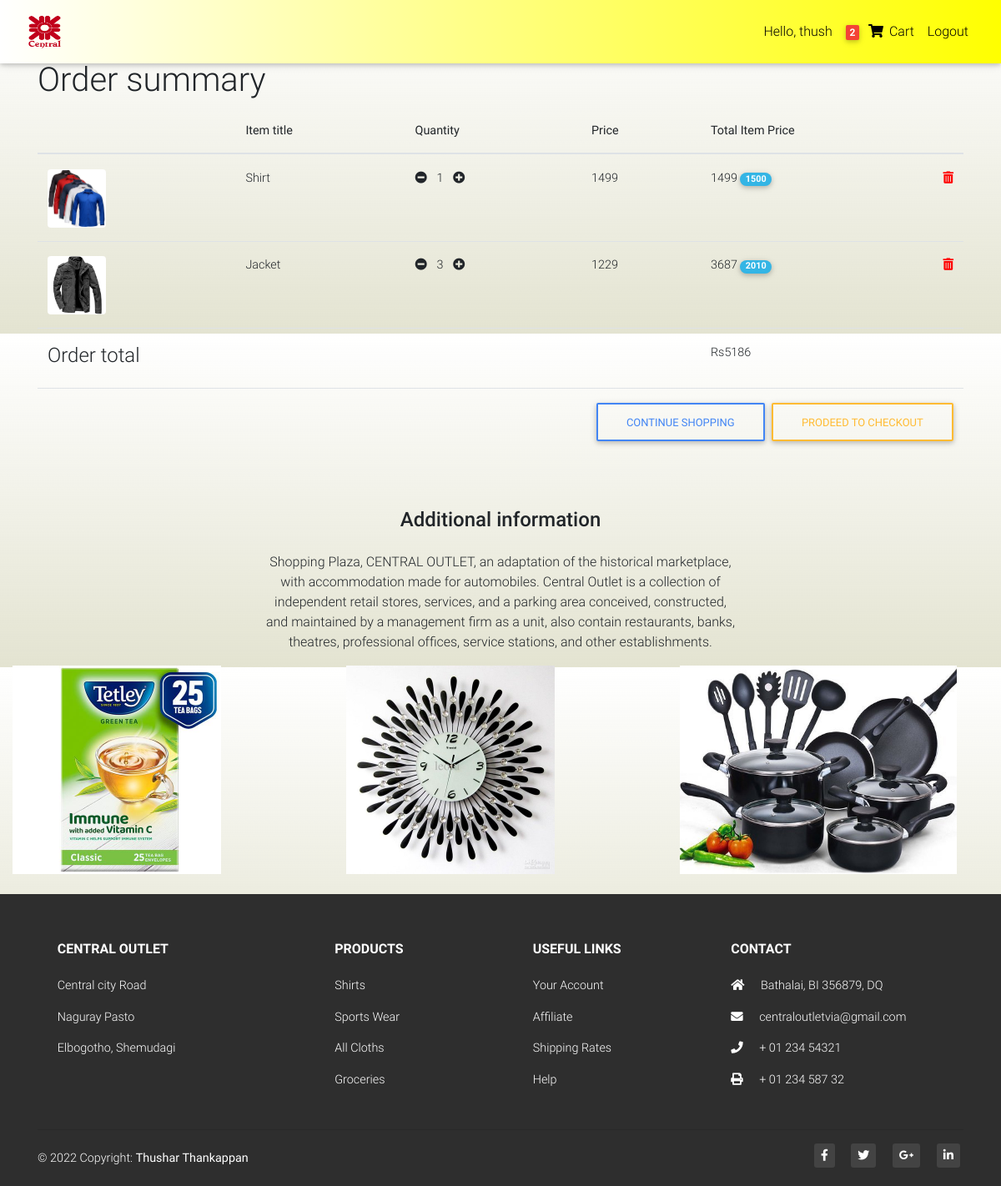
Page /order-summary/ (signed in) on the committed database.
### buyapp/models.py (models this page shows, shortened)
class Order(models.Model):
    user = models.ForeignKey(User, on_delete=models.CASCADE)
    items = models.ManyToManyField(OrderItem)
    address = models.ForeignKey(
        "Address", on_delete=models.SET_NULL, blank=True, null=True)
    payment = models.ForeignKey(
        "Payment", on_delete=models.SET_NULL, blank=True, null=True)
    coupon = models.ForeignKey(
        "Coupon", on_delete=models.SET_NULL, blank=True, null=True)
    ordered = models.BooleanField(default=False)
    start_date = models.DateTimeField(auto_now_add=True)
    ordered_date = models.DateTimeField()
    def get_total(self):
        total = 0
        for order_item in self.items.all():
            total += order_item.get_final_price()
        if self.coupon:
            total -= self.coupon.amount
        return total

class OrderItem(models.Model):
    user = models.ForeignKey(User, on_delete=models.CASCADE)
    item = models.ForeignKey(Item, on_delete=models.CASCADE)
    ordered = models.BooleanField(default=False)
    quantity = models.IntegerField(default=1)
    def get_total_item_price(self):
        return self.quantity * self.item.price
    def get_amount_saved(self):
        return self.get_total_item_price() - self.get_final_price()
    def get_total_item_discount_price(self):
        return self.quantity * self.item.discount_price
    def get_final_price(self):
        if self.item.discount_price:
            return self.get_total_item_discount_price()
        return self.get_total_item_price()

class Item(models.Model):
    title = models.CharField(max_length=200)
    price = models.IntegerField()
    discount_price = models.IntegerField(blank=True, null=True)
    slug = models.SlugField()
    status = models.CharField(max_length=200)
    category = models.CharField(choices=CATEGORY_CHOICES, max_length=2)
    label = models.CharField(choices=LABEL_CHOICES, max_length=2)
    description = models.TextField()
    image = models.ImageField(default='default.jpg', upload_to='productImages')
    def get_add_to_cart_url(self):
        return reverse('add_to_cart', kwargs={'slug': self.slug})
    def get_remove_from_cart_url(self):
        return reverse('remove_from_cart', kwargs={'slug': self.slug})
    def get_remove_single_from_cart_url(self):
        return reverse('remove_single_from_cart', kwargs={'slug': self.slug})

### buyapp/views.py (the view)
# urls.py: path('order-summary/', OrderSummaryView.as_view(), name='order_summary'),
class OrderSummaryView(LoginRequiredMixin, View):
    def get(self, *args, **kwargs):
        try:
            order = Order.objects.get(user=self.request.user, ordered=False)
            context = {
                'order': order
            }
            return render(self.request, 'order_summary.html', context)
        except ObjectDoesNotExist:
            messages.success(self.request, "You dont have an active order")
            return redirect('home')

### buyapp/templatetags/cart_template_tags.py (called while the page is built)
@register.filter
def cart_item_count(user):
    if user.is_authenticated:
        qs = Order.objects.filter(user=user, ordered=False)
        if qs.exists():
            order = qs[0]
            return order.items.count()
    return 0

### templates/order_summary.html (shortened to what this page needs)
{% extends "base.html" %}
{% load static %}
{% block content %}
<main class="mt-5 pt-4">
  <div class="container">
    <section class="mb-4">
      {% if order.items.all %}
      <h1>Order summary</h1>
      <div class="table-responsive text-nowrap">
        <table class="table">
          <thead>
            <tr>
              <th scope="col"></th>
              <th scope="col">Item title</th>
              <th scope="col">Quantity</th>
              <th scope="col">Price</th>
              <th scope="col">Total Item Price</th>
            </tr>
          </thead>
          <tbody>
            {% for order_item in order.items.all %}
              <tr>
              <th scope="row">
                <img src="{{order_item.item.image.url}}" class="rounded small-img" alt="">
              </th>
              <td>{{order_item.item.title}}</td>
              <td>
                <a href="{{order_item.item.get_remove_single_from_cart_url}}">
                  <i class="fas fa-minus-circle mr-2"></i>
                </a>
                {{order_item.quantity}}
                 <a href="{{order_item.item.get_add_to_cart_url}}">
                  <i class="fas fa-plus-circle ml-2"></i>
                </a>
              </td>
              {% if order_item.item.discount_price %}
                <td>{{order_item.item.discount_price}}</td>
              {% else %}
                <td>{{order_item.item.price}}</td>
              {% endif %}
              <td>{{order_item.get_final_price}}
                {% if order_item.item.discount_price %}
                  <span class="badge badge-pill badge-info">{{order_item.get_amount_saved}}</span>
                {% endif %}
                <a href="{{order_item.item.get_remove_from_cart_url}}">
                  <span style="color: red;" class="float-right">
                    <i class="fas fa-trash-alt"></i>
                  </span>
                </a>
              </td>
            </tr>
            {% empty %}
              <tr>
                <td colspan="5">
                  <a href="{% url 'home' %}" class="btn btn-outline-primary float-right">Continue Shopping</a>
                </td>
              </tr>
            {% endfor %}
            {% if order.get_total %}
              <tr>
                <td colspan="4">
                  <h4>Order total</h4>
                </td>
                <td colspan="1">
                  Rs{{order.get_total}}
                </td>
              </tr>
              <tr>
                <td colspan="5">
                  <a href="{% url 'checkout' %}" class="btn btn-outline-warning float-right ml-2">Prodeed to checkout</a>
                  <a href="{% url 'home' %}" class="btn btn-outline-primary float-right">Continue Shopping</a>
                </td>
              </tr>
            {% endif %}
          </tbody>
        </table>
        {% else %}
        <h4 class="mt-5 pt-4">No items in your cart</h4>
        <a href="{% url 'home' %}" class="btn btn-outline-primary">Continue Shopping</a>
        {% endif %}
      </div>
    </section>
  </div>
</main>
<div class="container-fluid mx-auto">
  <div class="row d-flex justify-content-center wow fadeIn">
    <div class="col-md-6 text-center">
      <h4 class="my-4 h4">Additional information</h4>
      <p>
        Shopping Plaza, CENTRAL OUTLET, an adaptation of the historical marketplace, with accommodation made for automobiles. Central Outlet is a collection of independent retail stores, services, and a parking area conceived, constructed, and maintained by a management firm as a unit, also contain restaurants, banks, theatres, professional offices, service stations, and other establishments.
      </p>
    </div>
  </div>
  <div class="row wow fadeIn">
    <div class="col-lg-4 col-md-12 mb-4">
      <img src="{% static 'images/static/images/gt1.jpg' %}" style="height: 250px;" class="img-fluid" alt="">
    </div>
    <div class="col-lg-4 col-md-6 mb-4">
      <img src="{% static 'images/static/images/clock2.jpg' %}" style="height: 250px;" class="img-fluid" alt="">
    </div>
    <div class="col-lg-4 col-md-6 mb-4">
      <img src="{% static 'images/static/images/cookware1.jpg' %}" style="height: 250px;" class="img-fluid" alt="">
    </div>
  </div>
</div>
{% endblock content %}

### templates/base.html (shortened to what this page needs)
{% load static %}
{% load cart_template_tags %}
<!DOCTYPE html>
<html lang="en">
<head>
  <link rel="stylesheet" href="https://use.fontawesome.com/releases/v5.11.2/css/all.css">
  <link href="{% static 'css/bootstrap.min.css' %}" rel="stylesheet">
  <link href="{% static 'css/mdb.min.css' %}" rel="stylesheet">
  <link href="{% static 'css/style.min.css' %}" rel="stylesheet">
</head>
<body>
<nav class="navbar fixed-top navbar-expand-lg navbar-light white scrolling-navbar" style="background-image: linear-gradient(to right, white , yellow)">
  <div class="container-fluid">
      <a class="navbar-brand waves-effect" href="{% url 'home' %}">
        <img class="ml-0 pl-0" style="height: 42px;width: 45px;" src="{% static 'Central_logo.png' %}" alt="Logo">
      </a>
      <div class="collapse navbar-collapse" id="navbarSupportedContent">
      <ul class="navbar-nav nav-flex-icons">
        {% if request.user.is_authenticated %}
          <li class="nav-item">
            <a class="nav-link waves-effect" href="#">Hello, {{request.user.username}}
            </a>
          </li>
          <li class="nav-item">
          <a href="{% url 'order_summary' %}" class="nav-link waves-effect">
              <span class="badge red z-depth-1 mr-1">{{request.user|cart_item_count}}</span>
              <i class="fas fa-shopping-cart"></i>
              <span class="clearfix d-none d-sm-inline-block"> Cart </span>
          </a>
          </li>
          <li class="nav-item">
            <a class="nav-link waves-effect" href="{% url 'account_logout' %}">Logout
            </a>
          </li>
        {% endif %}
      </ul>
      </div>
  </div>
</nav>
{% block content %}
{% endblock content %}
<footer class="page-footer font-small elegant-color pt-4">
  <div class="container text-center text-md-left">
    <div class="row text-center text-md-left mt-3 pb-3">
      <div class="col-md-3 col-lg-3 col-xl-3 mx-auto mt-3">
        <h6 class="text-uppercase mb-4 font-weight-bold">Central Outlet</h6>
        <p>Central city Road</p>
        <p>Naguray Pasto</p>
        <p>Elbogotho, Shemudagi</p>
      </div>
      <div class="col-md-2 col-lg-2 col-xl-2 mx-auto mt-3">
        <h6 class="text-uppercase mb-4 font-weight-bold">Products</h6>
        <p>
          <a href="#!">Shirts</a>
        </p>
        <p>
          <a href="#!">Sports Wear</a>
        </p>
        <p>
          <a href="#!">All Cloths</a>
        </p>
        <p>
          <a href="#!">Groceries</a>
        </p>
      </div>
      <div class="col-md-3 col-lg-2 col-xl-2 mx-auto mt-3">
        <h6 class="text-uppercase mb-4 font-weight-bold">Useful links</h6>
        <p>
          <a href="#!">Your Account</a>
        </p>
        <p>
          <a href="#!">Affiliate</a>
        </p>
        <p>
          <a href="#!">Shipping Rates</a>
        </p>
        <p>
          <a href="#!">Help</a>
        </p>
      </div>
      <div class="col-md-4 col-lg-3 col-xl-3 mx-auto mt-3">
        <h6 class="text-uppercase mb-4 font-weight-bold">Contact</h6>
        <p>
          <i class="fas fa-home mr-3"></i> Bathalai, BI 356879, DQ</p>
        <p>
          <i class="fas fa-envelope mr-3"></i> centraloutletvia@gmail.com</p>
        <p>
          <i class="fas fa-phone mr-3"></i> + 01 234 54321</p>
        <p>
          <i class="fas fa-print mr-3"></i> + 01 234 587 32</p>
      </div>
    </div>
    <hr>
    <div class="row d-flex align-items-center">
      <div class="col-md-7 col-lg-8">
        <p class="text-center text-md-left">© 2022 Copyright:
          <a href="https://mdbootstrap.com/">
            <strong> Thushar Thankappan</strong>
          </a>
        </p>
      </div>
      <div class="col-md-5 col-lg-4 ml-lg-0">
        <div class="text-center text-md-right">
          <ul class="list-unstyled list-inline">
            <li class="list-inline-item">
              <a class="btn-floating btn-sm rgba-white-slight mx-1">
                <i class="fab fa-facebook-f"></i>
              </a>
            </li>
            <li class="list-inline-item">
              <a class="btn-floating btn-sm rgba-white-slight mx-1">
                <i class="fab fa-twitter"></i>
              </a>
            </li>
            <li class="list-inline-item">
              <a class="btn-floating btn-sm rgba-white-slight mx-1">
                <i class="fab fa-google-plus-g"></i>
              </a>
            </li>
            <li class="list-inline-item">
              <a class="btn-floating btn-sm rgba-white-slight mx-1">
                <i class="fab fa-linkedin-in"></i>
              </a>
            </li>
          </ul>
        </div>
      </div>
    </div>
  </div>
</footer>
</body>
</html>

### templates/base.html (style rules this page uses)
body { background-image: linear-gradient(to bottom, white , rgba(189, 189, 145, 0.418)); }
html, body, header, .carousel { height: 50vh; }

### templates/order_summary.html (style rules this page uses)
.small-img { width: 70px; height: 70px; }

### rows in the picture
OrderItem: item.image (picture), item "Shirt", quantity "1", item.discount_price "1499", get_final_price "1499", get_amount_saved "1500"
OrderItem: item.image (picture), item "Jacket", quantity "3", item.discount_price "1229", get_final_price "3687", get_amount_saved "2010"
Order: get_total "5186"

### other values in the picture
{{ request.user.username }} "thush"
{{ request.user|cart_item_count }} "2"
